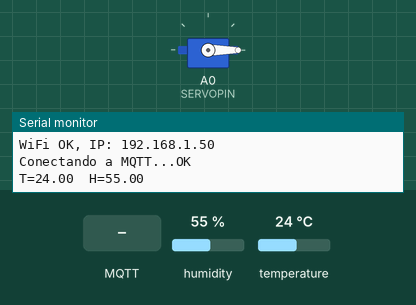
A sketch run on a simulated Arduino Uno R4 WiFi. Parts: servo, the last lines printed to the serial monitor. The test bench sets the inputs (shaded band); at power-on: humidity 55 %, temperature 24 °C. WiFi joins after 1.5 s; servers stay silent unless stated; no MQTT or app messages arrive unless stated.

Above: at 5.7 s.
5.8 s: MQTT message "ABRIR" arrives on the first subscribed topic
At 7.0 s:
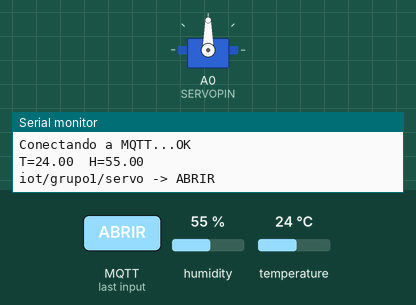
7.3 s: MQTT message "200" arrives on the first subscribed topic
At 8.3 s:
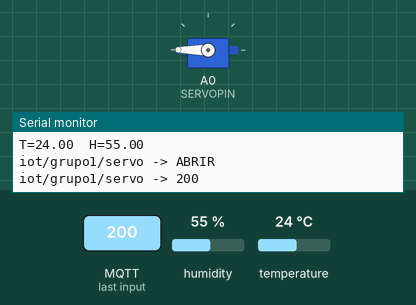
8.8 s: MQTT message "90" arrives on the first subscribed topic
At 9.5 s:
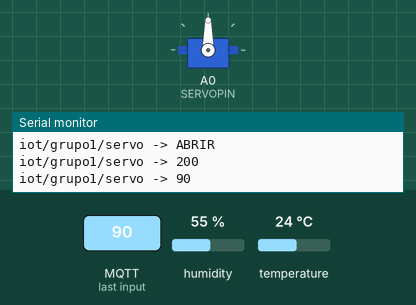
10.3 s: MQTT message "0" arrives on the first subscribed topic
At 10.6 s:
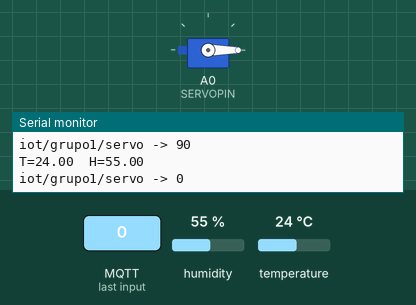
Timing chart, 0 to 12.8 s (numbered marks = the images above; inputs shaded):
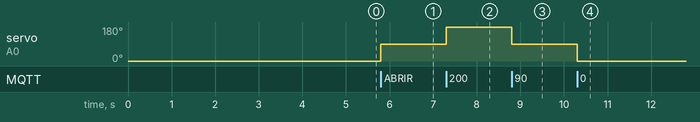

The sketch:

arduino_r4_mqtt.ino
```cpp
#include <WiFiS3.h>
#include <PubSubClient.h>
#include <DHT.h>
#include <Servo.h>

// ====== CAMBIAR ESTOS DATOS ======
const char* ssid = "HONOR ola";              // red del grupo (2.4 GHz) o hotspot del movil
const char* pass = "quesesoo";
const char* mqtt_server = "192.168.1.100";   // IP del PC con Mosquitto (ipconfig)
const int mqtt_port = 1883;
const char* CLIENT_ID = "arduino-r4-grupo1"; // debe ser unico

// Topicos: cambia "grupo1" por el nombre del proyecto (ver lista de la clase)
const char* TOPIC_TEMP   = "iot/grupo1/temperatura";
const char* TOPIC_HUM    = "iot/grupo1/humedad";
const char* TOPIC_SERVO  = "iot/grupo1/servo";
const char* TOPIC_ESTADO = "iot/grupo1/estado";
// =================================

#define DHTPIN 2
// OJO Fixmol: el servo del PARKING esta en A0 (col 48 de la protoboard),
// no en el pin 9 de la guia. Con este cambio, este sketch mueve la
// barrera de verdad. Si montas el servo en otro pin, cambialo aqui.
#define SERVOPIN A0

DHT dht(DHTPIN, DHT22);
Servo servo;
WiFiClient wifiClient;
PubSubClient client(wifiClient);

void callback(char* topic, byte* payload, unsigned int len) {
  String msg;
  for (unsigned int i = 0; i < len; i++) msg += (char)payload[i];
  msg.trim();
  Serial.println(String(topic) + " -> " + msg);

  if (String(topic) == TOPIC_SERVO) {
    if (msg == "ABRIR") servo.write(90);
    else if (msg == "CERRAR") servo.write(0);
    else servo.write(constrain(msg.toInt(), 0, 180));
    client.publish(TOPIC_ESTADO, ("servo:" + msg).c_str());
  }
}

void conectarWiFi() {
  Serial.print("Conectando a WiFi");
  while (WiFi.status() != WL_CONNECTED) {
    WiFi.begin(ssid, pass);
    Serial.print(".");
    delay(3000);
  }
  Serial.println("\nWiFi OK, IP: " + WiFi.localIP().toString());
}

void conectarMQTT() {
  while (!client.connected()) {
    Serial.print("Conectando a MQTT...");
    if (client.connect(CLIENT_ID)) {
      Serial.println("OK");
      client.subscribe(TOPIC_SERVO);
      client.publish(TOPIC_ESTADO, "conectado");
    } else {
      Serial.println("fallo, estado=" + String(client.state()) + ", reintento en 3s");
      delay(3000);
    }
  }
}

void setup() {
  Serial.begin(115200);
  dht.begin();
  servo.attach(SERVOPIN);
  servo.write(0);
  conectarWiFi();
  client.setServer(mqtt_server, mqtt_port);
  client.setCallback(callback);
}

void loop() {
  if (WiFi.status() != WL_CONNECTED) conectarWiFi();
  if (!client.connected()) conectarMQTT();
  client.loop();

  static unsigned long t = 0;
  if (millis() - t > 5000) {
    t = millis();
    float temp = dht.readTemperature();
    float hum = dht.readHumidity();
    if (!isnan(temp) && !isnan(hum)) {
      client.publish(TOPIC_TEMP, String(temp).c_str());
      client.publish(TOPIC_HUM, String(hum).c_str());
      Serial.println("T=" + String(temp) + "  H=" + String(hum));
    } else {
      Serial.println("Error leyendo DHT22");
    }
  }
}
```

Measured:
- after the input at 5.8 s, servo on A0 (SERVOPIN): 0° → 90° at once
- after the input at 7.3 s, servo on A0 (SERVOPIN): 90° → 180° at once
- after the input at 8.8 s, servo on A0 (SERVOPIN): 180° → 90° at once
- after the input at 10.3 s, servo on A0 (SERVOPIN): 90° → 0° at once
